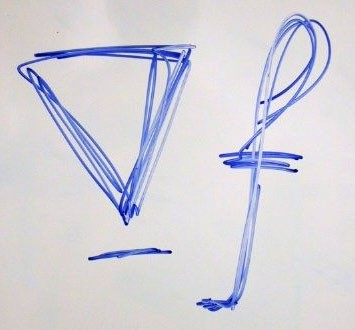
#> input picture examples/2.jpg, 355 x 330 px
$ python mixing_gradient.py
#> lines starting #> are read from the running program, lines starting #| are printed output that depends on the picture
import scipy.sparse.linalg as splinalg
import scipy.sparse as sparse
import numpy as np
import cv2
import time


def mixing_gradient(p_start_y, p_start_x, p_mask, p_tgt, p_src):
    mask_row, mask_col = p_mask.shape[0], p_mask.shape[1]
    tgt_row, tgt_col = p_tgt.shape[0], p_tgt.shape[1]

    if p_start_y + mask_row > tgt_row or p_start_x + mask_col > tgt_col:
        print('Out of range!')
        return p_tgt
    else:
        p_src = np.array(p_src, np.float32)
        p_tgt = np.array(p_tgt, np.float32)

        new_mask = np.zeros([tgt_row, tgt_col], np.float32)
        new_src = np.zeros([tgt_row, tgt_col, 3], np.float32)
        new_mask[p_start_y:p_start_y + mask_row, p_start_x:p_start_x + mask_col] = p_mask
        new_src[p_start_y:p_start_y + mask_row, p_start_x:p_start_x + mask_col] = p_src

        pix_y, pix_x = np.where(new_mask)
        pix_old_y, pix_old_x = np.where(p_mask)

        pix_sequence = np.zeros([tgt_row, tgt_col])
        pix_sequence[pix_y, pix_x] = np.arange(pix_y.shape[0])

        direction = [[-1, 0], [1, 0], [0, -1], [0, 1]]

        anc_list = []
        edge_list = []

        lap_matrix = sparse.lil_matrix((pix_y.shape[0], pix_y.shape[0]), dtype=np.float32)

        for idx in range(pix_y.shape[0]):
            row = pix_y[idx]
            col = pix_x[idx]
            old_row = pix_old_y[idx]
            old_col = pix_old_x[idx]

            anc_dir = int()

            tmp_anc = np.zeros([3], np.float32)
            tmp_edge = np.zeros([3], np.float32)

            for direct in direction:
                if 0 <= old_row + direct[0] < mask_row and 0 <= old_col + direct[1] < mask_col:
                    anc_dir += 1

                    # 获取源图像和目标图像锚点和该方向上点的像素值
                    src_dir = p_src[old_row + direct[0], old_col + direct[1], :]
                    tgt_dir = p_tgt[row + direct[0], col + direct[1], :]
                    src_anc = p_src[old_row, old_col, :]
                    tgt_anc = p_tgt[row, col, :]

                    # 比较各方向梯度绝对值（三通道平方和开根），取较大的值
                    if np.linalg.norm(src_anc - src_dir) > np.linalg.norm(tgt_anc - tgt_dir):
                        tmp_anc += (src_anc - src_dir)
                    else:
                        tmp_anc += (tgt_anc - tgt_dir)

                    if p_mask[old_row + direct[0], old_col + direct[1]] == 0:
                        tmp_edge += p_tgt[row + direct[0], col + direct[1], :]
                    else:
                        lap_matrix[idx, pix_sequence[row + direct[0], col + direct[1]]] = -1

            lap_matrix[idx, idx] = anc_dir

            anc_list.append(tmp_anc)

            edge_list.append(tmp_edge)

        anc_list = np.array(anc_list, np.float32)
        edge_list = np.array(edge_list, np.float32)

        left = lap_matrix.tocoo()
        b = anc_list + edge_list

        res_b = splinalg.cg(left, b[:, 0])[0]
        res_g = splinalg.cg(left, b[:, 1])[0]
        res_r = splinalg.cg(left, b[:, 2])[0]

        res = p_tgt.copy()
        res[pix_y, pix_x] = np.clip(np.column_stack((res_b, res_g, res_r)), 0, 255)
        res = np.array(res, np.uint8)

        return res


if __name__ == "__main__":
    start_time = time.time()
    src = cv2.imread('./examples/2.jpg')
#> src is the input picture: shape (330, 355, 3); mean B, G, R 217.9, 209.6, 210.7
    tgt = cv2.imread('./examples/1.jpg')
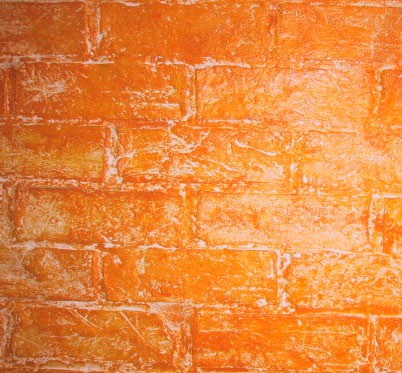
#> input picture examples/1.jpg, 402 x 373 px
#> tgt is the input picture: shape (373, 402, 3); mean B, G, R 63.4, 135.9, 230.2
    mask = cv2.imread('./examples/mask.jpg')
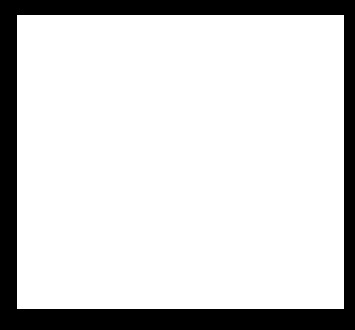
#> input picture examples/mask.jpg, 355 x 330 px
#> mask is the input picture: shape (330, 355, 3); min 0, max 255, mean 209.3
    mask = cv2.cvtColor(mask, cv2.COLOR_BGR2GRAY)
#> mask: shape (330, 355)
    tgt = mixing_gradient(10, 20, mask, tgt, src)
#> in mixing_gradient, `new_mask[p_start_y:p_start_y + mask_row, p_start_x:p_start_x + mask_co..`:
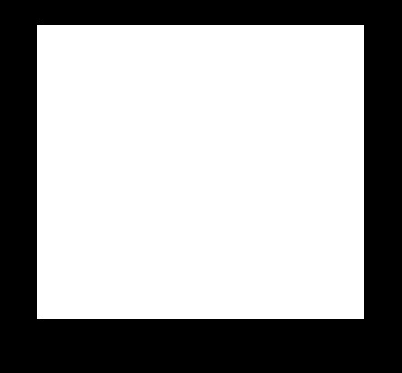
#> new_mask: shape (373, 402) float32; min 0, max 255, mean 163.5
#> in mixing_gradient, `new_src[p_start_y:p_start_y + mask_row, p_start_x:p_start_x + mask_col..`:
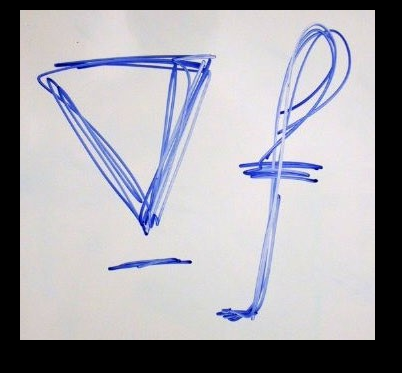
#> new_src: shape (373, 402, 3) float32; mean B, G, R 170.2, 163.7, 164.6
#> in mixing_gradient, `pix_sequence[pix_y, pix_x] = np.arange(pix_y.shape[0])`:
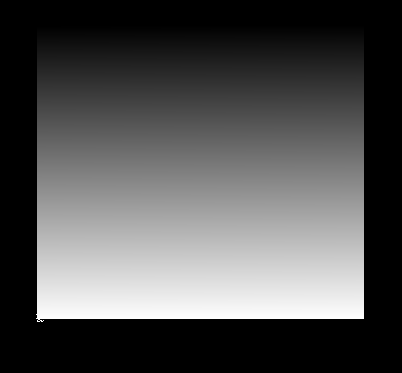
#> pix_sequence: shape (373, 402) float64; min 0, max 96177, mean 30844.8; drawn with min black and max white
#> the loop in mixing_gradient, `for idx in range(pix_y.shape[0]):` made 1 pass
#> (row, col, old_row, old_col) on pass 1: (18, 36, 8, 16)
#> after the loop in mixing_gradient, `for idx in range(pix_y.shape[0]):`: anc_list = []
#> (the run stopped early here; a loop or call above may not have finished)
